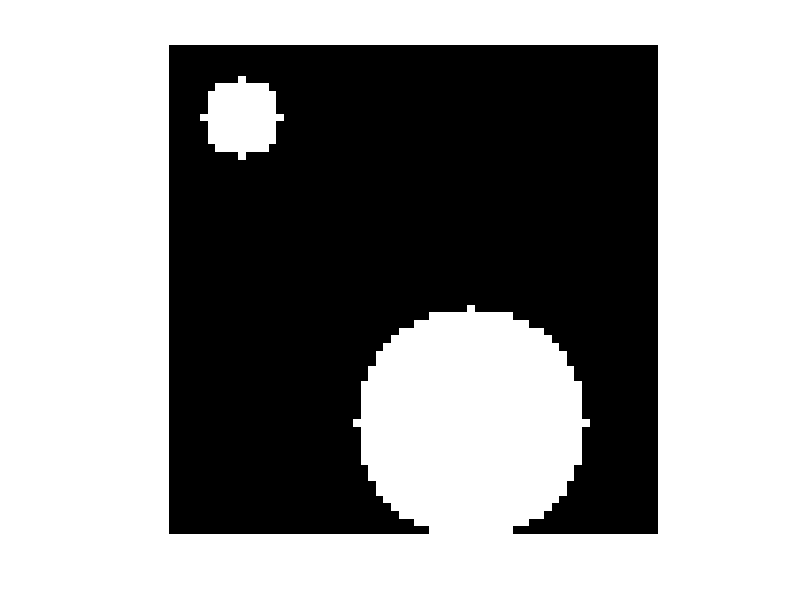

MATLAB code for this plot:
clear variables
img= uint8(zeros(64, 64, 3));
for i=1:64
    for j=1:64
        if sqrt((i-50)^2 + (j-40)^2) <= 15 || sqrt((i-10)^2 + (j-10)^2) <= 5
            img(i, j, :) = 255;
        end
    end
end
% img = imresize(img, [1280 720]);
imwrite(img, 'test64x64.ppm');
imshow(img)
